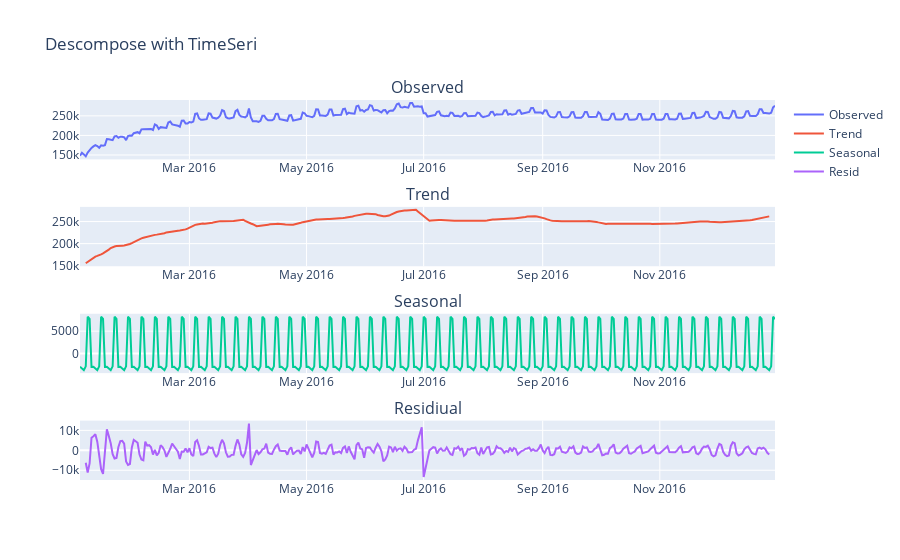

Source (notebook cell):
### Code cell
interactive_graph("Total")

### Figure 1 — Plotly figure (JSON) as saved in the notebook; plotly's stock layout.template omitted (floating-point values rounded to 4 significant figures; data arrays with more than 128 entries replaced by an {"elided": "..."} marker saying what was removed)
{"data": [{"name": "Observed", "type": "scatter", "x": {"elided": "363 str values"}, "xaxis": "x", "y": {"elided": "363 int values"}, "yaxis": "y"}, {"name": "Trend", "type": "scatter", "x": {"elided": "363 str values"}, "xaxis": "x2", "y": {"elided": "363 float values"}, "yaxis": "y2"}, {"name": "Seasonal", "type": "scatter", "x": {"elided": "363 str values"}, "xaxis": "x3", "y": {"elided": "363 float values"}, "yaxis": "y3"}, {"name": "Resid", "type": "scatter", "x": {"elided": "363 str values"}, "xaxis": "x4", "y": {"elided": "363 float values"}, "yaxis": "y4"}], "layout": {"annotations": [{"font": {"size": 16}, "showarrow": false, "text": "Observed", "x": 0.5, "xanchor": "center", "xref": "paper", "y": 1, "yanchor": "bottom", "yref": "paper"}, {"font": {"size": 16}, "showarrow": false, "text": "Trend", "x": 0.5, "xanchor": "center", "xref": "paper", "y": 0.7188, "yanchor": "bottom", "yref": "paper"}, {"font": {"size": 16}, "showarrow": false, "text": "Seasonal", "x": 0.5, "xanchor": "center", "xref": "paper", "y": 0.4375, "yanchor": "bottom", "yref": "paper"}, {"font": {"size": 16}, "showarrow": false, "text": "Residiual", "x": 0.5, "xanchor": "center", "xref": "paper", "y": 0.1562, "yanchor": "bottom", "yref": "paper"}], "title": {"text": "Descompose with TimeSeri"}, "xaxis": {"anchor": "y", "domain": [0, 1]}, "xaxis2": {"anchor": "y2", "domain": [0, 1]}, "xaxis3": {"anchor": "y3", "domain": [0, 1]}, "xaxis4": {"anchor": "y4", "domain": [0, 1]}, "yaxis": {"anchor": "x", "domain": [0.8438, 1]}, "yaxis2": {"anchor": "x2", "domain": [0.5625, 0.7188]}, "yaxis3": {"anchor": "x3", "domain": [0.2812, 0.4375]}, "yaxis4": {"anchor": "x4", "domain": [0, 0.1562]}}}
